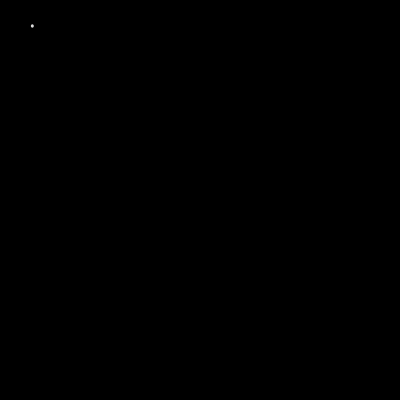
Frame 1 (no input)
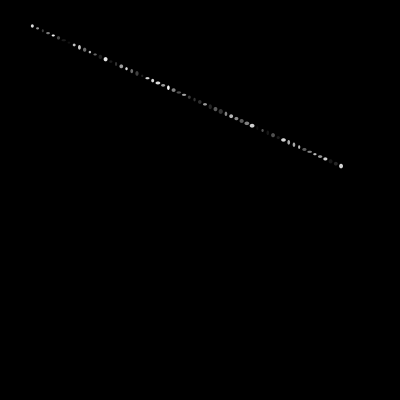
Frame 60 (the mouse pressed at the canvas centre just before this capture)
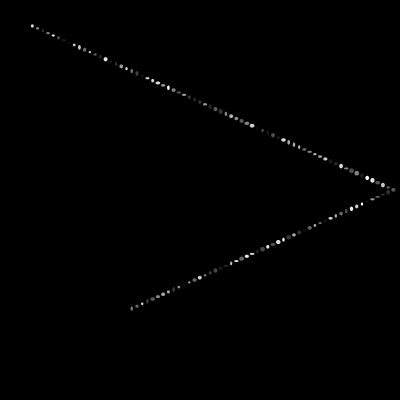
Frame 120 (the mouse held since frame 60 and released just before this capture)

The Processing sketch that drew these frames (run headless with seeded random() and noise(); from frame 60 on, the mouse is pressed at the canvas centre):

// Processing sketch: processing_38131
// ── processing_38131.pde

/* 
Loom2  
Nevena Ivanova, Sept 2011
*/

float x = random(50);
float y = random(100);
float speedX = random(5.5);
float speedY = random(10);
float r = 5;
 
void setup() {
  size(400, 400);
  frameRate(100);
  background(0,77);
}
 
void draw() {
  
  fill(random(10,255));
  noStroke();
  smooth(); 
  ellipse(x, y, random(2,r), random(2,r));
 
   x = x + speedX;
   y = y + speedY;
  
   if(x >= width-r*2) {
      speedX = -speedX;
   }    
  else if(x <= 0) {
    speedX = -speedX;
  }
    if(y >= height-r*2) {
      speedY = -speedY;
    } 
    else if(y<= 0) {
      speedY = -speedY;
    }
}
